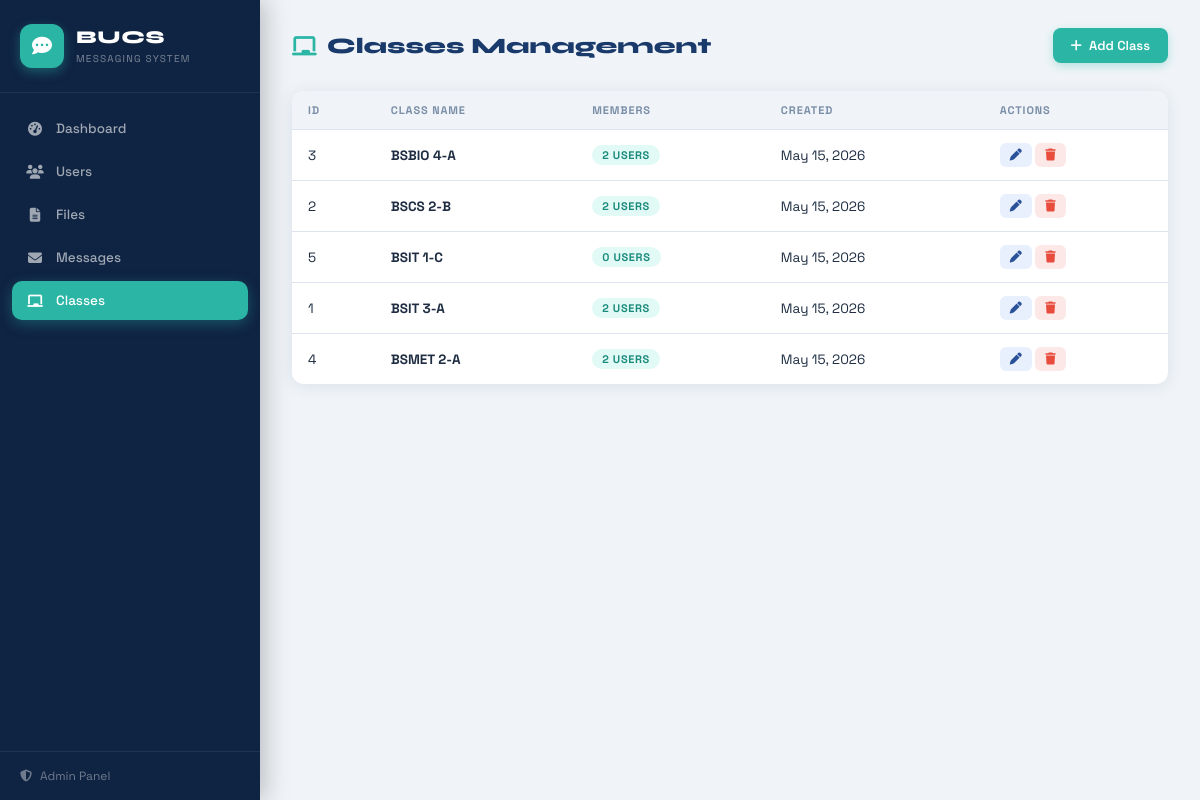
/pages/classes.php, run on the app's committed database.
### tables this page shows
CREATE TABLE IF NOT EXISTS classes (
    class_id    INT AUTO_INCREMENT PRIMARY KEY,
    classname   VARCHAR(100) NOT NULL,
    created_at  DATETIME DEFAULT CURRENT_TIMESTAMP
);

### pages/classes.php (the view, shortened to what this page needs)
<?php
$db = getDB();
$classes = $db->query("
    SELECT c.*, COUNT(uc.id_no) member_count
    FROM classes c
    LEFT JOIN user_classes uc ON c.class_id = uc.class_id
    GROUP BY c.class_id ORDER BY c.classname");
?>
<!DOCTYPE html>
<html lang="en">
<head>
<link rel="stylesheet" href="https://cdnjs.cloudflare.com/ajax/libs/font-awesome/6.5.0/css/all.min.css">
<link rel="stylesheet" href="../assets/css/style.css">
</head>
<body>
<?php include '../includes/sidebar.php'; ?>
<main class="main-content">
  <div class="topbar">
    <h1 class="page-title"><i class="fa fa-chalkboard"></i> Classes Management</h1>
    <button class="btn btn-primary" onclick="openModal('addModal')"><i class="fa fa-plus"></i> Add Class</button>
  </div>
  <div class="section-card">
    <div class="table-wrap">
    <table class="data-table">
      <thead><tr><th>ID</th><th>Class Name</th><th>Members</th><th>Created</th><th>Actions</th></tr></thead>
      <tbody>
      <?php while($c = $classes->fetch_assoc()): ?>
      <tr>
        <td><?= $c['class_id'] ?></td>
        <td><strong><?= htmlspecialchars($c['classname']) ?></strong></td>
        <td><span class="badge badge-read"><?= $c['member_count'] ?> users</span></td>
        <td><?= date('M d, Y', strtotime($c['created_at'])) ?></td>
        <td class="action-cell">
          <button class="btn btn-sm btn-edit" onclick='editClass(<?= json_encode($c) ?>)'><i class="fa fa-pen"></i></button>
          <button class="btn btn-sm btn-delete" onclick="confirmDelete(<?= $c['class_id'] ?>)"><i class="fa fa-trash"></i></button>
        </td>
      </tr>
      <?php endwhile; ?>
      </tbody>
    </table>
    </div>
  </div>
</main>
</body></html>

### assets/css/style.css (style rules this page uses)
:root { --blue: #1a3a6b; --blue-light: #2a5298; --teal: #2ab5a5; --teal-dark: #1a8a7c; --navy: #0f2342; --slate: #34495e; --bg: #f0f4f8; --surface: #ffffff; --border: #dde4ef; --text: #1e2d42; --text-muted: #7a8ea8; --success: #2ecc71; --error: #e74c3c; --sidebar-w: 260px; --radius: 12px; --shadow: 0 2px 16px rgba(26,58,107,.10); --shadow-lg: 0 8px 32px rgba(26,58,107,.18); }
*, *::before, *::after { box-sizing: border-box; margin: 0; padding: 0; }
body { font-family: 'Space Grotesk', sans-serif; background: var(--bg); color: var(--text); display: flex; min-height: 100vh; font-size: 14px; }
.main-content { margin-left: var(--sidebar-w); flex: 1; padding: 28px 32px; min-height: 100vh; }
.topbar { display: flex; align-items: center; justify-content: space-between; margin-bottom: 28px; gap: 16px; }
.page-title { font-family: 'Syne', sans-serif; font-size: 22px; font-weight: 800; color: var(--blue); display: flex; align-items: center; gap: 10px; }
.page-title i { color: var(--teal); }
.section-card { background: var(--surface); border-radius: var(--radius); box-shadow: var(--shadow); overflow: hidden; }
.table-wrap { overflow-x: auto; }
.data-table { width: 100%; border-collapse: collapse; font-size: 13.5px; }
.data-table thead tr { background: var(--bg); }
.data-table th { padding: 12px 16px; text-align: left; font-weight: 700; font-size: 11px; text-transform: uppercase; letter-spacing: .08em; color: var(--text-muted); white-space: nowrap; }
.data-table td { padding: 13px 16px; border-top: 1px solid var(--border); vertical-align: middle; }
.action-cell { white-space: nowrap; }
.badge { display: inline-block; padding: 3px 10px; border-radius: 20px; font-size: 11px; font-weight: 700; text-transform: uppercase; letter-spacing: .06em; }
.badge-read { background: #e2faf5; color: var(--teal-dark); }
.btn { display: inline-flex; align-items: center; gap: 7px; padding: 9px 18px; border-radius: 8px; border: none; font-family: inherit; font-size: 13px; font-weight: 600; cursor: pointer; transition: all .18s; text-decoration: none; }
.btn-primary { background: var(--teal); color: #fff; box-shadow: 0 3px 10px rgba(42,181,165,.3); }
.btn-sm { padding: 6px 10px; font-size: 12px; border-radius: 6px; }
.btn-edit { background: #e8f0fe; color: var(--blue-light); }
.btn-delete { background: #fde8e8; color: var(--error); }

### data on the page
classes: class_id "3", classname "BSBIO 4-A", member_count "2", created_at "May 15, 2026"
classes: class_id "2", classname "BSCS 2-B", member_count "2", created_at "May 15, 2026"
classes: class_id "5", classname "BSIT 1-C", member_count "0", created_at "May 15, 2026"
classes: class_id "1", classname "BSIT 3-A", member_count "2", created_at "May 15, 2026"
classes: class_id "4", classname "BSMET 2-A", member_count "2", created_at "May 15, 2026"

### other printed values
$label "Dashboard"
$label "Users"
$label "Files"
$label "Messages"
$label "Classes"
